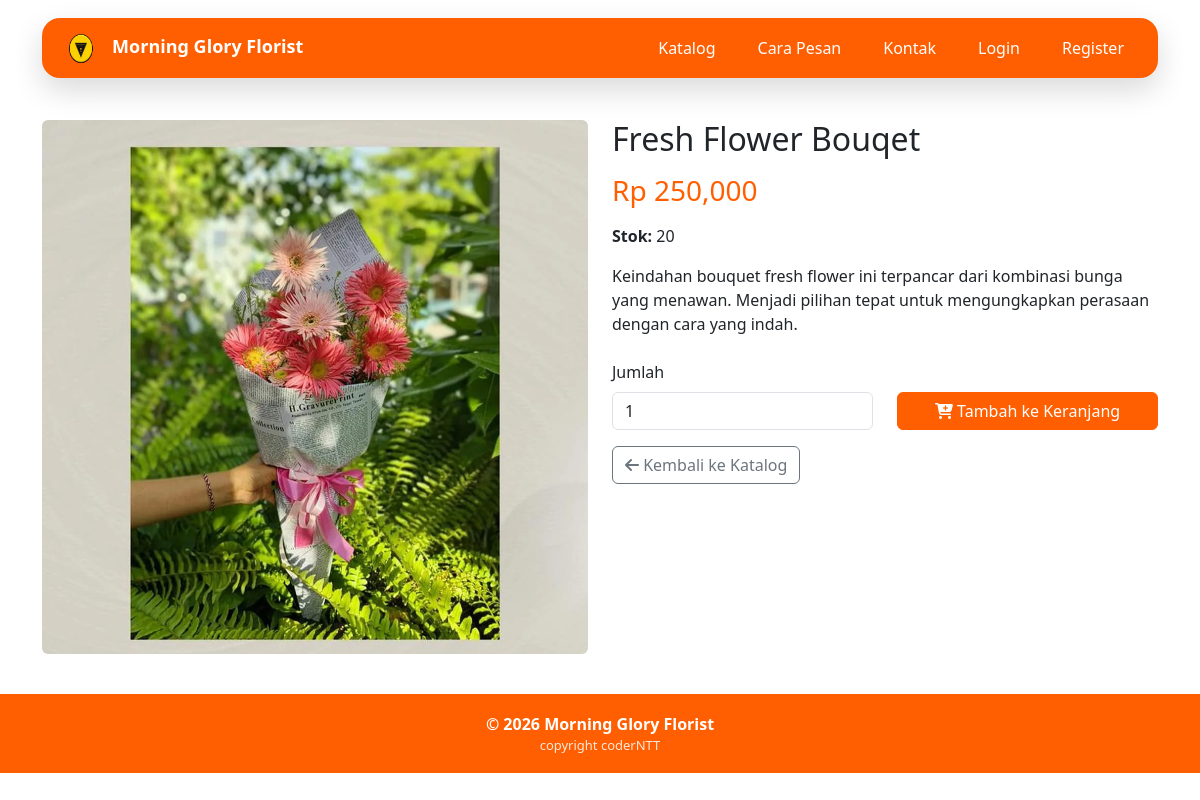
/produk/9/, run on the app's committed database.
### core/models.py (models this page shows, shortened)
class Produk(models.Model):
    idProduk = models.AutoField(primary_key=True)
    namaProduk = models.CharField(max_length=50)
    hargaProduk = models.DecimalField(max_digits=12, decimal_places=2)
    stok = models.PositiveIntegerField(default=0)
    deskripsi = models.TextField(blank=True)
    foto = models.ImageField(upload_to='produk/', blank=True, null=True)
    class Meta:
        verbose_name = "Produk"
        verbose_name_plural = "Produk"

### core/views_pelanggan.py (the view)
def pelanggan_produk_detail(request, idProduk):
    product = get_object_or_404(Produk, idProduk=idProduk)
    context = {'product': product}
    return render(request, 'pelanggan/produk_detail.html', context)

### core/templates/pelanggan/produk_detail.html (shortened to what this page needs)
{% extends 'pelanggan/base.html' %}
{% load humanize %}
{% load static %}
{% block content %}
<div class="row">
    <div class="col-md-6">
        {% if product.foto %}
        <img src="{{ product.foto.url }}" alt="{{ product.namaProduk }}" class="img-fluid rounded">
        {% else %}
        <div class="bg-light d-flex align-items-center justify-content-center rounded" style="height: 400px;">
            <i class="fa-solid fa-seedling" style="font-size: 6rem; color: #ccc;"></i>
        </div>
        {% endif %}
    </div>
    <div class="col-md-6">
        <h2>{{ product.namaProduk }}</h2>
        <h3 class="text-primary-custom mt-3">Rp {{ product.hargaProduk|floatformat:0|intcomma }}</h3>
        <p class="mt-3"><strong>Stok:</strong> {{ product.stok }}</p>
        <p class="mt-3">{{ product.deskripsi }}</p>
        {% if product.stok > 0 %}
        <form method="post" action="{% url 'pelanggan_cart_add' product.idProduk %}" class="mt-4">
            <div class="row">
                <div class="col-6">
                    <label for="qty" class="form-label">Jumlah</label>
                    <input type="number" class="form-control" id="qty" name="qty" value="1" min="1" max="{{ product.stok }}">
                </div>
                <div class="col-6 d-flex align-items-end">
                    <button type="submit" class="btn btn-primary w-100">
                        <i class="fa-solid fa-cart-plus"></i> Tambah ke Keranjang
                    </button>
                </div>
            </div>
        </form>
        {% else %}
        <div class="alert alert-warning mt-4">
            Produk sedang habis stok
        </div>
        {% endif %}
        <a href="{% url 'pelanggan_katalog' %}" class="btn btn-outline-secondary mt-3">
            <i class="fa-solid fa-arrow-left"></i> Kembali ke Katalog
        </a>
    </div>
</div>
{% endblock %}

### core/templates/pelanggan/base.html (style rules this page uses)
:root { --primary-color: #FF5F00; --accent-color: #FFC300; }
body { overflow-x: hidden; }
.btn-primary { background-color: var(--primary-color); border-color: var(--primary-color); }
.text-primary-custom { color: var(--primary-color) !important; }

### data on the page
Produk: foto (picture), namaProduk "Fresh Flower Bouqet", hargaProduk "250,000", stok "20", deskripsi "Keindahan bouquet fresh flower ini terpancar dari kombinasi bunga yang menawan. Menjadi pilihan tepat untuk mengungkapkan perasaan dengan cara yang indah."
